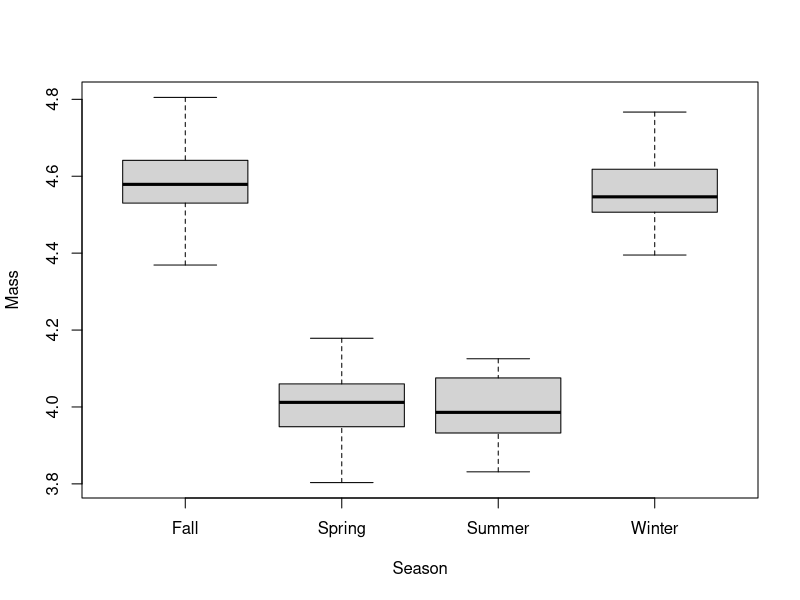

This chart was generated by the following R code: (Note: this script raises an error after producing the figure.)
## ---- chunk 1

knitr::opts_chunk$set(
	echo = TRUE,
	message = FALSE,
	warning = FALSE,
	cache = TRUE
)
## ---- chunk 2

#  NRES 710, Analysis of Categorical Data (cont.)
#     University of Nevada, Reno
#     Post-hoc tests

## ---- chunk 3
# Load and examine the data
datum <- read.csv("lecture_10_seasons.csv")
head(datum)
## ---- chunk 4
# Plot the data
datum$Season <- factor(datum$Season)
plot(Mass ~ Season, data = datum)

# Fit a linear model
results <- lm(Mass ~ Spring + Summer + Winter, data = datum)
summary(results)


## ---- chunk 5
### Lecture 10: code to simulate data for post-hoc tests 

# Set the seed for reproducibility
set.seed(123)

# Simulate X-variable
n <- 80
x <- factor(c(rep("Spring", n/4), rep("Summer", n/4), rep("Winter", n/4), rep("Fall", n/4)))

# Season as a numeric
SeasonN <- as.numeric(x)

# Simulate error
error <- rnorm(n, mean = 0, sd = 0.1)

# Create dummy-coded variables
dummy <- model.matrix(~ x - 1)
colnames(dummy) <- c("Fall", "Spring", "Summer", "Winter")

# Create the dataframe
datum <- data.frame(Season = x, error = error, dummy, SeasonN)

# Calculate Y-variable
y <- 4.6 - (0.6 * datum$Spring) - (0.6 * datum$Summer) - (0.05 * datum$Winter) + error

# Create dataframe
datum <- cbind(datum, Mass = y)

# Save the CSV file
write.csv(datum, "lecture_10_seasons.csv", row.names = FALSE)
